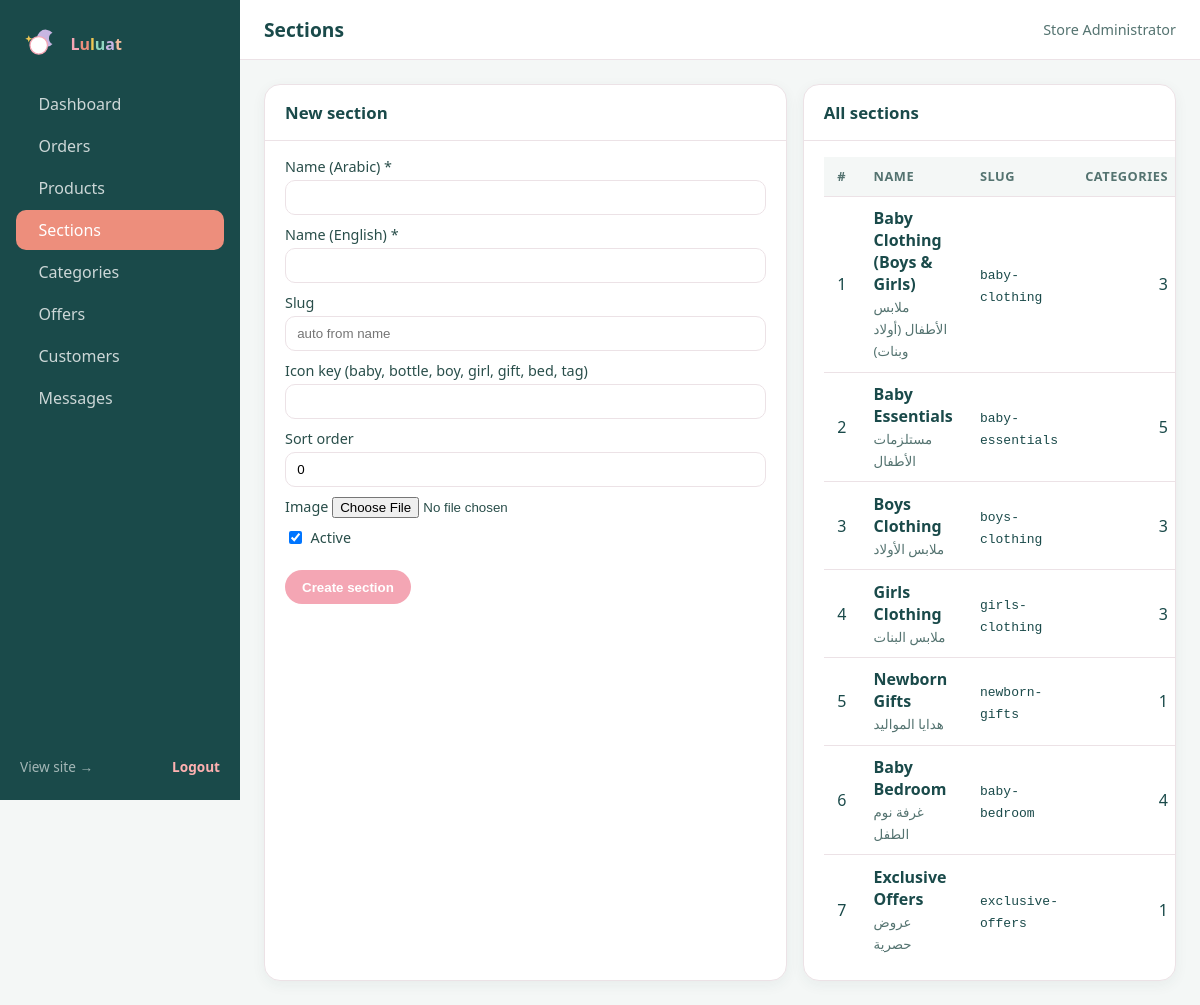
The app's page /admin/sections.php (signed in) with its own data.
### tables this page shows
CREATE TABLE `sections` (
  `id`         INT UNSIGNED NOT NULL AUTO_INCREMENT,
  `name_ar`    VARCHAR(120)  NOT NULL,
  `name_en`    VARCHAR(120)  NOT NULL,
  `slug`       VARCHAR(140)  NOT NULL,
  `icon`       VARCHAR(80)   DEFAULT NULL,
  `image`      VARCHAR(255)  DEFAULT NULL,
  `sort_order` INT           NOT NULL DEFAULT 0,
  `is_active`  TINYINT(1)    NOT NULL DEFAULT 1,
  `created_at` DATETIME      NOT NULL DEFAULT CURRENT_TIMESTAMP,
  PRIMARY KEY (`id`),
  UNIQUE KEY `uk_sections_slug` (`slug`)
);

### includes/functions.php (called while the page is built, shortened)
<?php
require_once __DIR__ . '/db.php';
function e($value): string
{
    return htmlspecialchars((string)$value, ENT_QUOTES | ENT_SUBSTITUTE, 'UTF-8');
}
function url(string $path = ''): string
{
    return BASE_URL . '/' . ltrim($path, '/');
}

### includes/db.php (called while the page is built, shortened)
<?php
final class DB
{
    private static ?PDO $pdo = null;
    public static function pdo(): PDO
    {
        if (self::$pdo === null) {
            $dsn = sprintf(
                'mysql:host=%s;port=%d;dbname=%s;charset=%s',
                DB_HOST, DB_PORT, DB_NAME, DB_CHARSET
            );
            try {
                self::$pdo = new PDO($dsn, DB_USER, DB_PASS, [
                    PDO::ATTR_ERRMODE            => PDO::ERRMODE_EXCEPTION,
                    PDO::ATTR_DEFAULT_FETCH_MODE => PDO::FETCH_ASSOC,
                    PDO::ATTR_EMULATE_PREPARES   => false,
                    PDO::MYSQL_ATTR_INIT_COMMAND => "SET NAMES utf8mb4 COLLATE utf8mb4_unicode_ci",
                ]);
            } catch (PDOException $e) {
                http_response_code(500);
                if (ini_get('display_errors')) {
                    die('DB connection failed: ' . htmlspecialchars($e->getMessage()));
                }
                die('Service temporarily unavailable. Please try again later.');
            }
        }
        return self::$pdo;
    }
    public static function run(string $sql, array $params = []): PDOStatement
    {
        $st = self::pdo()->prepare($sql);
        $st->execute($params);
        return $st;
    }
    public static function one(string $sql, array $params = []): ?array
    {
        $row = self::run($sql, $params)->fetch();
        return $row ?: null;
    }
    public static function all(string $sql, array $params = []): array
    {
        return self::run($sql, $params)->fetchAll();
    }
}

### includes/auth.php (called while the page is built, shortened)
<?php
require_once __DIR__ . '/db.php';
function current_admin(): ?array
{
    return DB::one('SELECT * FROM admins WHERE id = ?', [(int)$_SESSION['admin_id']]);
}

### admin/includes/bootstrap.php (called while the page is built, shortened)
<?php
$current_admin = current_admin();

### admin/sections.php (the view, shortened to what this page needs)
<?php
require __DIR__ . '/includes/bootstrap.php';
$edit = null;
$sections = DB::all('SELECT s.*, (SELECT COUNT(*) FROM categories c WHERE c.section_id = s.id) AS cat_count
                     FROM sections s ORDER BY sort_order ASC, id ASC');
$admin_page  = 'sections';
$admin_title = 'Sections';
include __DIR__ . '/includes/header.php';
?>
<div class="grid-2">
  <section class="panel">
    <header class="panel__head"><h2><?= $edit ? 'Edit section' : 'New section' ?></h2></header>
    <form method="post" enctype="multipart/form-data" class="form">
      <label>Name (Arabic) *
        <input type="text" name="name_ar" value="<?= e($edit['name_ar'] ?? '') ?>" required dir="rtl">
      </label>
      <label>Name (English) *
        <input type="text" name="name_en" value="<?= e($edit['name_en'] ?? '') ?>" required>
      </label>
      <label>Slug
        <input type="text" name="slug" value="<?= e($edit['slug'] ?? '') ?>" placeholder="auto from name">
      </label>
      <label>Icon key (baby, bottle, boy, girl, gift, bed, tag)
        <input type="text" name="icon" value="<?= e($edit['icon'] ?? '') ?>">
      </label>
      <label>Sort order
        <input type="number" name="sort_order" value="<?= (int)($edit['sort_order'] ?? 0) ?>">
      </label>
      <label>Image
        <input type="file" name="image" accept="image/*">
      </label>
      <label class="inline">
        <input type="checkbox" name="is_active" value="1" <?= empty($edit) || !empty($edit['is_active']) ? 'checked' : '' ?>>
        Active
      </label>
      <div class="form__actions">
        <button class="btn btn--primary" type="submit"><?= $edit ? 'Save changes' : 'Create section' ?></button>
      </div>
    </form>
  </section>
  <section class="panel">
    <header class="panel__head"><h2>All sections</h2></header>
    <div class="panel__body">
      <table class="data-table">
        <thead><tr><th>#</th><th>Name</th><th>Slug</th><th class="num">Categories</th><th>Status</th><th></th></tr></thead>
        <tbody>
          <?php foreach ($sections as $s): ?>
          <tr>
            <td><?= (int)$s['id'] ?></td>
            <td><strong><?= e($s['name_en']) ?></strong><br><small class="muted" dir="rtl"><?= e($s['name_ar']) ?></small></td>
            <td><code><?= e($s['slug']) ?></code></td>
            <td class="num"><?= (int)$s['cat_count'] ?></td>
          </tr>
          <?php endforeach; ?>
        </tbody>
      </table>
    </div>
  </section>
</div>
<?php include __DIR__ . '/includes/footer.php'; ?>

### admin/includes/header.php (shortened to what this page needs)
<?php
$admin_page  = $admin_page  ?? 'dashboard';
$admin_title = $admin_title ?? 'Dashboard';
?>
<!DOCTYPE html>
<html lang="en" dir="ltr">
<head>
<link rel="stylesheet" href="<?= url('assets/css/admin.css') ?>">
</head>
<body class="admin">
<aside class="admin__sidebar">
  <div class="admin__brand">
    <span style="font-weight:800;">
      <span style="color:#f4a6b4">L</span><span style="color:#ed8e7c">u</span><span style="color:#efc754">l</span><span style="color:#8fd5c0">u</span><span style="color:#c8b6e2">a</span><span style="color:#f3bc9e">t</span>
    </span>
  </div>
  <nav class="admin__nav">
    <a class="<?= $admin_page === 'dashboard'  ? 'is-active' : '' ?>" href="<?= url('admin/index.php') ?>"><span class="ic ic-home"></span> Dashboard</a>
    <a class="<?= $admin_page === 'orders'     ? 'is-active' : '' ?>" href="<?= url('admin/orders.php') ?>"><span class="ic ic-cart"></span> Orders</a>
    <a class="<?= $admin_page === 'products'   ? 'is-active' : '' ?>" href="<?= url('admin/products.php') ?>"><span class="ic ic-box"></span> Products</a>
    <a class="<?= $admin_page === 'sections'   ? 'is-active' : '' ?>" href="<?= url('admin/sections.php') ?>"><span class="ic ic-grid"></span> Sections</a>
    <a class="<?= $admin_page === 'categories' ? 'is-active' : '' ?>" href="<?= url('admin/categories.php') ?>"><span class="ic ic-tag"></span> Categories</a>
    <a class="<?= $admin_page === 'offers'     ? 'is-active' : '' ?>" href="<?= url('admin/offers.php') ?>"><span class="ic ic-fire"></span> Offers</a>
    <a class="<?= $admin_page === 'users'      ? 'is-active' : '' ?>" href="<?= url('admin/users.php') ?>"><span class="ic ic-user"></span> Customers</a>
    <a class="<?= $admin_page === 'messages'   ? 'is-active' : '' ?>" href="<?= url('admin/messages.php') ?>"><span class="ic ic-mail"></span> Messages</a>
  </nav>
  <div class="admin__sidebar-footer">
    <a href="<?= url('') ?>" target="_blank">View site →</a>
    <a href="<?= url('admin/logout.php') ?>" class="link-danger">Logout</a>
  </div>
</aside>
<main class="admin__main">
  <header class="admin__topbar">
    <h1><?= e($admin_title) ?></h1>
    <div class="admin__user">
      <span><?= e($current_admin['full_name']) ?></span>
    </div>
  </header>
  <div class="admin__content">

### assets/css/admin.css (style rules this page uses)
:root { --pink-500: #f4a6b4; --pink-600: #e98598; --coral-500: #ed8e7c; --coral-600: #d97560; --mint-500: #8fd5c0; --lavender-300: #cdbcec; --amber-500: #efc754; --bg: #f4f7f6; --surface: #ffffff; --border: #ece2e6; --ink-50: #f4f7f6; --ink-100: #e6edec; --ink-300: #93aba8; --ink-500: #547370; --ink-700: #294e4a; --ink-900: #1a4a4a; --shadow-1: 0 4px 14px rgba(26, 74, 74, .06); --shadow-2: 0 12px 28px rgba(26, 74, 74, .10); }
*, *::before, *::after { box-sizing: border-box; }
body { margin: 0; font-family: 'Poppins', system-ui, sans-serif; background: var(--bg); color: var(--ink-900); }
img, svg { max-width: 100%; display: block; }
a { color: inherit; text-decoration: none; }
table { border-collapse: collapse; width: 100%; }
.admin { display: grid; grid-template-columns: 240px 1fr; min-height: 100vh; }
.admin__sidebar { background: var(--ink-900); color: #fff; padding: 1.25rem 1rem; display: flex; flex-direction: column; gap: 1rem; position: sticky; top: 0; height: 100vh; }
.admin__brand { display: flex; align-items: center; gap: .65rem; padding: .25rem .25rem; }
.admin__brand span { font-weight: 700; }
.admin__nav { display: flex; flex-direction: column; gap: .15rem; flex: 1; }
.admin__nav a { display: flex; align-items: center; gap: .65rem; padding: .55rem .75rem; border-radius: 10px; color: rgba(255,255,255,.78); }
.admin__nav a.is-active { background: var(--coral-500); color: #fff; }
.admin__sidebar-footer { display: flex; justify-content: space-between; padding: .25rem; font-size: .85rem; color: rgba(255,255,255,.6); }
.admin__sidebar-footer .link-danger { color: #ffb1b1; }
.admin__main { display: flex; flex-direction: column; min-width: 0; }
.admin__topbar { display: flex; align-items: center; justify-content: space-between; padding: 1rem 1.5rem; border-bottom: 1px solid var(--border); background: #fff; }
.admin__topbar h1 { margin: 0; font-size: 1.2rem; }
.admin__user { color: var(--ink-500); font-size: .9rem; }
.admin__content { padding: 1.5rem; display: flex; flex-direction: column; gap: 1.25rem; }
.panel { background: #fff; border: 1px solid var(--border); border-radius: 16px; box-shadow: var(--shadow-1); overflow: hidden; }
.panel__head { display: flex; align-items: center; justify-content: space-between; padding: 1rem 1.25rem; border-bottom: 1px solid var(--border); flex-wrap: wrap; gap: .5rem; }
.panel__head h2 { margin: 0; font-size: 1.05rem; }
.panel__body { padding: 1rem 1.25rem; }
.data-table { width: 100%; }
.data-table th, .data-table td { padding: .65rem .85rem; text-align: start; border-bottom: 1px solid var(--border); vertical-align: middle; }
.data-table th { background: var(--ink-50); font-size: .8rem; text-transform: uppercase; letter-spacing: .04em; color: var(--ink-500); }
.data-table tr:last-child td { border-bottom: 0; }
.data-table .num { text-align: end; }
.muted { color: var(--ink-500); }
.btn { display: inline-flex; align-items: center; justify-content: center; gap: .35rem; padding: .55rem 1rem; border-radius: 999px; border: 1px solid var(--border); background: #fff; color: var(--ink-900); font-weight: 600; cursor: pointer; transition: .15s ease; text-decoration: none; }
.btn--primary { background: var(--pink-500); color: #fff; border-color: transparent; }
.link-danger { color: #a8333d; font-weight: 600; }
.form { padding: 1rem 1.25rem; display: flex; flex-direction: column; gap: .65rem; }
.form label { display: block; font-size: .9rem; color: var(--ink-700); }
.form label.inline { display: inline-flex; align-items: center; gap: .35rem; }
.form input[type="text"], .form input[type="email"], .form input[type="number"], .form input[type="tel"], .form input[type="url"], .form input[type="date"], .form input[type="password"], .form select, .form textarea, .panel__body select, .panel__body input[type="search"] { width: 100%; padding: .55rem .7rem; border: 1px solid var(--border); border-radius: 10px; background: #fff; margin-top: .25rem; }
.form__actions { display: flex; gap: .5rem; padding-top: .75rem; flex-wrap: wrap; }
.grid-2 { display: grid; grid-template-columns: 1.4fr 1fr; gap: 1rem; }

### records on screen
sections: id "1", name_en "Baby Clothing (Boys & Girls)", name_ar "ملابس الأطفال (أولاد وبنات)", slug "baby-clothing", cat_count "3"
sections: id "2", name_en "Baby Essentials", name_ar "مستلزمات الأطفال", slug "baby-essentials", cat_count "5"
sections: id "3", name_en "Boys Clothing", name_ar "ملابس الأولاد", slug "boys-clothing", cat_count "3"
sections: id "4", name_en "Girls Clothing", name_ar "ملابس البنات", slug "girls-clothing", cat_count "3"
sections: id "5", name_en "Newborn Gifts", name_ar "هدايا المواليد", slug "newborn-gifts", cat_count "1"
sections: id "6", name_en "Baby Bedroom", name_ar "غرفة نوم الطفل", slug "baby-bedroom", cat_count "4"
sections: id "7", name_en "Exclusive Offers", name_ar "عروض حصرية", slug "exclusive-offers", cat_count "1"

### other values on screen
$admin_title "Sections"
$current_admin['full_name'] "Store Administrator"
